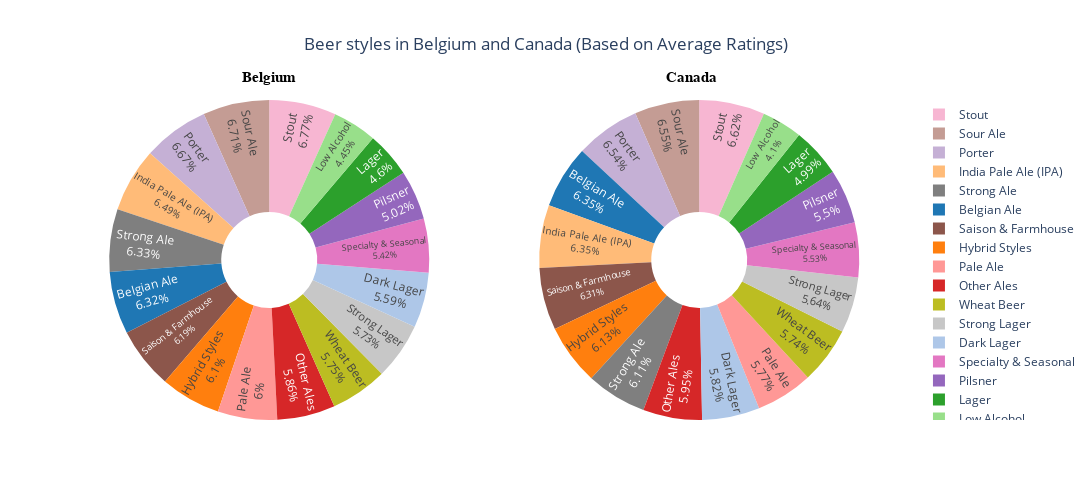

Notebook code cell kept with this figure:
### Markdown cell above
## Fun fact #3 - Bob travels from Belgium to Canada

### Code cell
beer_avg_rating, belgium_data, canada_data = df_funfact_3(beers_df_copy)
fig_funfact3 = plot_funfact_3(beer_avg_rating, belgium_data, canada_data)

# Displaying the plot
fig_funfact3.show()

# Saving the plot as html and svg formats
save_plot_as_html(fig_funfact3, './website/_layouts/fig_funfact3.html')
save_plot_as_svg(fig_funfact3, './website/assets/figures/fig_funfact3.svg')

### Figure 1 — Plotly figure (JSON) as saved in the notebook; plotly's stock layout.template omitted (floating-point values rounded to 4 significant figures)
{"data": [{"hole": 0.3, "insidetextorientation": "radial", "labels": ["Belgian Ale", "Dark Lager", "Hybrid Styles", "India Pale Ale (IPA)", "Lager", "Low Alcohol", "Other Ales", "Pale Ale", "Pilsner", "Porter", "Saison & Farmhouse", "Sour Ale", "Specialty & Seasonal", "Stout", "Strong Ale", "Strong Lager", "Wheat Beer"], "marker": {"colors": ["#1f77b4", "#aec7e8", "#ff7f0e", "#ffbb78", "#2ca02c", "#98df8a", "#d62728", "#ff9896", "#9467bd", "#c5b0d5", "#8c564b", "#c49c94", "#e377c2", "#f7b6d2", "#7f7f7f", "#c7c7c7", "#bcbd22"]}, "name": "Belgium", "textinfo": "label+percent", "textposition": "inside", "type": "pie", "values": [3.6, 3.185, 3.475, 3.698, 2.62, 2.536, 3.342, 3.417, 2.859, 3.801, 3.529, 3.823, 3.091, 3.858, 3.609, 3.267, 3.278]}, {"domain": {"x": [0.55, 1]}, "hole": 0.3, "insidetextorientation": "radial", "labels": ["Belgian Ale", "Dark Lager", "Hybrid Styles", "India Pale Ale (IPA)", "Lager", "Low Alcohol", "Other Ales", "Pale Ale", "Pilsner", "Porter", "Saison & Farmhouse", "Sour Ale", "Specialty & Seasonal", "Stout", "Strong Ale", "Strong Lager", "Wheat Beer"], "marker": {"colors": ["#1f77b4", "#aec7e8", "#ff7f0e", "#ffbb78", "#2ca02c", "#98df8a", "#d62728", "#ff9896", "#9467bd", "#c5b0d5", "#8c564b", "#c49c94", "#e377c2", "#f7b6d2", "#7f7f7f", "#c7c7c7", "#bcbd22"]}, "name": "Canada", "textinfo": "label+percent", "textposition": "inside", "type": "pie", "values": [3.608, 3.307, 3.479, 3.607, 2.835, 2.326, 3.382, 3.276, 3.125, 3.713, 3.587, 3.718, 3.139, 3.763, 3.469, 3.205, 3.263]}], "layout": {"annotations": [{"font": {"color": "black", "family": "Arial", "size": 15}, "showarrow": false, "text": "<b>Belgium</b>", "x": 0.2, "y": 1.1}, {"font": {"color": "black", "family": "Arial", "size": 15}, "showarrow": false, "text": "<b>Canada</b>", "x": 0.8, "y": 1.1}], "grid": {"columns": 2, "rows": 1}, "height": 500, "legend": {"font": {"size": 12}, "traceorder": "normal", "x": 1.05, "y": 0.5}, "piecolorway": ["#1f77b4", "#aec7e8", "#ff7f0e", "#ffbb78", "#2ca02c", "#98df8a", "#d62728", "#ff9896", "#9467bd", "#c5b0d5", "#8c564b", "#c49c94", "#e377c2", "#f7b6d2", "#7f7f7f", "#c7c7c7", "#bcbd22"], "showlegend": true, "title": {"text": "Beer styles in Belgium and Canada (Based on Average Ratings)", "x": 0.5}, "width": 1100}}
